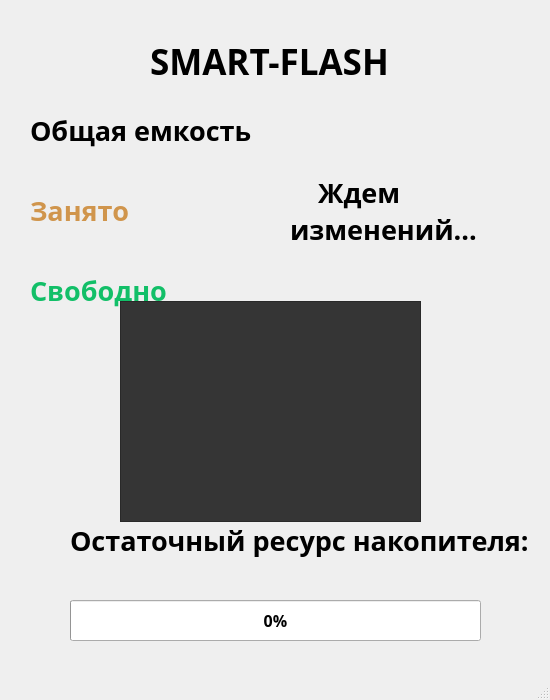
<?xml version="1.0" encoding="UTF-8"?>
<ui version="4.0">
 <class>MainWindow</class>
 <widget class="QMainWindow" name="MainWindow">
  <property name="geometry">
   <rect>
    <x>0</x>
    <y>0</y>
    <width>550</width>
    <height>700</height>
   </rect>
  </property>
  <property name="sizePolicy">
   <sizepolicy hsizetype="Preferred" vsizetype="Preferred">
    <horstretch>0</horstretch>
    <verstretch>0</verstretch>
   </sizepolicy>
  </property>
  <property name="minimumSize">
   <size>
    <width>550</width>
    <height>700</height>
   </size>
  </property>
  <property name="maximumSize">
   <size>
    <width>550</width>
    <height>700</height>
   </size>
  </property>
  <property name="windowTitle">
   <string>MainWindow</string>
  </property>
  <widget class="QWidget" name="centralwidget">
   <widget class="QLabel" name="label">
    <property name="geometry">
     <rect>
      <x>330</x>
      <y>80</y>
      <width>371</width>
      <height>101</height>
     </rect>
    </property>
    <property name="font">
     <font>
      <family>Bahnschrift SemiBold</family>
      <pointsize>20</pointsize>
      <bold>true</bold>
     </font>
    </property>
    <property name="text">
     <string/>
    </property>
   </widget>
   <widget class="QProgressBar" name="progressBar">
    <property name="geometry">
     <rect>
      <x>70</x>
      <y>600</y>
      <width>411</width>
      <height>41</height>
     </rect>
    </property>
    <property name="font">
     <font>
      <family>Bahnschrift SemiBold</family>
      <pointsize>12</pointsize>
      <bold>true</bold>
     </font>
    </property>
    <property name="value">
     <number>0</number>
    </property>
   </widget>
   <widget class="QLabel" name="label_2">
    <property name="geometry">
     <rect>
      <x>330</x>
      <y>160</y>
      <width>351</width>
      <height>101</height>
     </rect>
    </property>
    <property name="font">
     <font>
      <family>Bahnschrift SemiBold</family>
      <pointsize>20</pointsize>
      <bold>true</bold>
     </font>
    </property>
    <property name="text">
     <string>&lt;html&gt;&lt;head/&gt;&lt;body&gt;&lt;p&gt;&lt;br/&gt;&lt;/p&gt;&lt;/body&gt;&lt;/html&gt;</string>
    </property>
   </widget>
   <widget class="QLabel" name="label_3">
    <property name="geometry">
     <rect>
      <x>330</x>
      <y>240</y>
      <width>341</width>
      <height>101</height>
     </rect>
    </property>
    <property name="font">
     <font>
      <family>Bahnschrift SemiBold</family>
      <pointsize>20</pointsize>
      <bold>true</bold>
     </font>
    </property>
    <property name="text">
     <string/>
    </property>
   </widget>
   <widget class="QLabel" name="label_4">
    <property name="geometry">
     <rect>
      <x>30</x>
      <y>240</y>
      <width>281</width>
      <height>101</height>
     </rect>
    </property>
    <property name="font">
     <font>
      <family>Bahnschrift SemiBold</family>
      <pointsize>20</pointsize>
      <bold>true</bold>
     </font>
    </property>
    <property name="text">
     <string>&lt;html&gt;&lt;head/&gt;&lt;body&gt;&lt;p&gt;&lt;span style=&quot; color:#12bf68;&quot;&gt;Свободно&lt;/span&gt;&lt;/p&gt;&lt;/body&gt;&lt;/html&gt;</string>
    </property>
   </widget>
   <widget class="QLabel" name="label_5">
    <property name="geometry">
     <rect>
      <x>30</x>
      <y>80</y>
      <width>271</width>
      <height>101</height>
     </rect>
    </property>
    <property name="font">
     <font>
      <family>Bahnschrift SemiBold</family>
      <pointsize>20</pointsize>
      <bold>true</bold>
     </font>
    </property>
    <property name="text">
     <string>Общая емкость</string>
    </property>
   </widget>
   <widget class="QLabel" name="label_6">
    <property name="geometry">
     <rect>
      <x>30</x>
      <y>160</y>
      <width>271</width>
      <height>101</height>
     </rect>
    </property>
    <property name="font">
     <font>
      <family>Bahnschrift SemiBold</family>
      <pointsize>20</pointsize>
      <bold>true</bold>
     </font>
    </property>
    <property name="text">
     <string>&lt;!DOCTYPE HTML PUBLIC &quot;-//W3C//DTD HTML 4.0//EN&quot; &quot;http://www.w3.org/TR/REC-html40/strict.dtd&quot;&gt;
&lt;html&gt;&lt;head&gt;&lt;meta name=&quot;qrichtext&quot; content=&quot;1&quot; /&gt;&lt;meta charset=&quot;utf-8&quot; /&gt;&lt;style type=&quot;text/css&quot;&gt;
p, li { white-space: pre-wrap; }
hr { height: 1px; border-width: 0; }
&lt;/style&gt;&lt;/head&gt;&lt;body style=&quot; font-family:'Bahnschrift SemiBold'; font-size:20pt; font-weight:700; font-style:normal;&quot;&gt;
&lt;p style=&quot; margin-top:12px; margin-bottom:12px; margin-left:0px; margin-right:0px; -qt-block-indent:0; text-indent:0px;&quot;&gt;&lt;span style=&quot; color:#d0954c;&quot;&gt;Занято&lt;/span&gt;&lt;/p&gt;&lt;/body&gt;&lt;/html&gt;</string>
    </property>
   </widget>
   <widget class="QLabel" name="label_7">
    <property name="geometry">
     <rect>
      <x>70</x>
      <y>490</y>
      <width>501</width>
      <height>101</height>
     </rect>
    </property>
    <property name="font">
     <font>
      <family>Bahnschrift SemiBold</family>
      <pointsize>20</pointsize>
      <bold>true</bold>
     </font>
    </property>
    <property name="text">
     <string>Остаточный ресурс накопителя:</string>
    </property>
   </widget>
   <widget class="QLabel" name="label_8">
    <property name="geometry">
     <rect>
      <x>150</x>
      <y>11</y>
      <width>341</width>
      <height>101</height>
     </rect>
    </property>
    <property name="font">
     <font>
      <family>Bahnschrift SemiBold</family>
      <pointsize>26</pointsize>
      <bold>true</bold>
      <underline>false</underline>
     </font>
    </property>
    <property name="text">
     <string>SMART-FLASH</string>
    </property>
   </widget>
   <widget class="QChartView" name="disk_chart">
    <property name="geometry">
     <rect>
      <x>120</x>
      <y>301</y>
      <width>301</width>
      <height>221</height>
     </rect>
    </property>
    <property name="font">
     <font>
      <family>Bahnschrift SemiLight</family>
      <pointsize>20</pointsize>
     </font>
    </property>
    <property name="styleSheet">
     <string notr="true">background-color: rgb(53, 53, 53);
color: rgb(53, 53, 53);</string>
    </property>
   </widget>
   <widget class="QLabel" name="label_9">
    <property name="geometry">
     <rect>
      <x>290</x>
      <y>160</y>
      <width>341</width>
      <height>101</height>
     </rect>
    </property>
    <property name="font">
     <font>
      <family>Bahnschrift SemiBold</family>
      <pointsize>20</pointsize>
      <bold>true</bold>
     </font>
    </property>
    <property name="text">
     <string>    Ждем 
изменений...</string>
    </property>
   </widget>
   <widget class="QLabel" name="label_10">
    <property name="geometry">
     <rect>
      <x>25</x>
      <y>24</y>
      <width>111</width>
      <height>70</height>
     </rect>
    </property>
    <property name="font">
     <font>
      <family>Bahnschrift SemiBold</family>
      <pointsize>20</pointsize>
      <bold>true</bold>
     </font>
    </property>
    <property name="text">
     <string/>
    </property>
    <property name="pixmap">
     <pixmap resource="res.qrc">:/image_(13)-GdBlLtSll-transformed.png</pixmap>
    </property>
    <property name="scaledContents">
     <bool>true</bool>
    </property>
   </widget>
  </widget>
  <widget class="QMenuBar" name="menubar">
   <property name="geometry">
    <rect>
     <x>0</x>
     <y>0</y>
     <width>550</width>
     <height>25</height>
    </rect>
   </property>
  </widget>
  <widget class="QStatusBar" name="statusbar"/>
 </widget>
 <customwidgets>
  <customwidget>
   <class>QChartView</class>
   <extends>QGraphicsView</extends>
   <header>QtCharts</header>
  </customwidget>
 </customwidgets>
 <resources>
  <include location="res.qrc"/>
 </resources>
 <connections/>
</ui>
